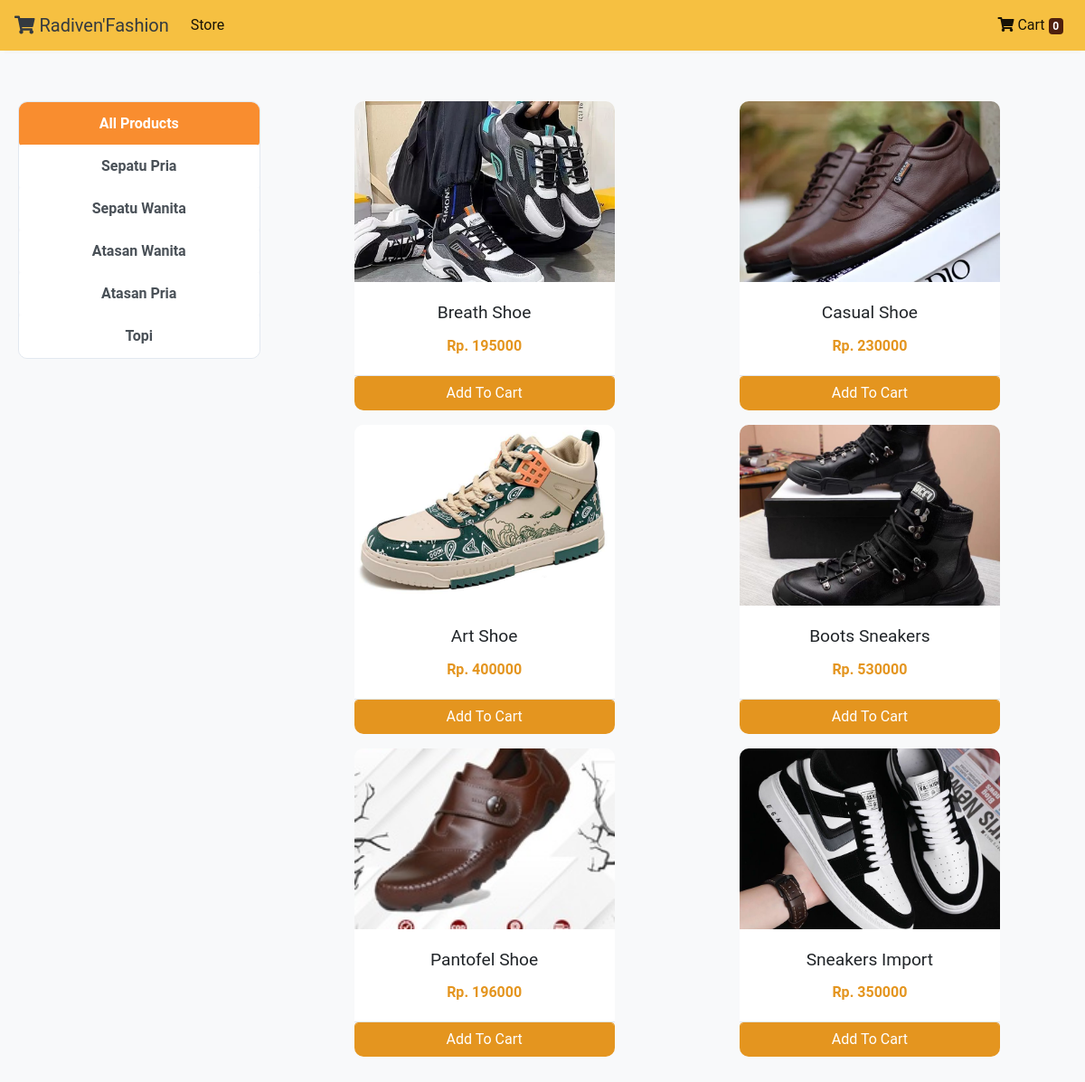
The app's page /store?category=2 with its own data.
### store/models/category.py (models this page shows, shortened)
class Category(models.Model):
    name= models.CharField(max_length=50)
    @staticmethod
    def get_all_categories():
        return Category.objects.all()

### store/models/product.py (models this page shows, shortened)
class Products(models.Model):
    name = models.CharField(max_length=60)
    price= models.IntegerField(default=0)
    category= models.ForeignKey(Category,on_delete=models.CASCADE,default=1 )
    description= models.CharField(max_length=250, default='', blank=True, null= True)
    image= models.ImageField(upload_to='uploads/products/')
    @staticmethod
    def get_all_products_by_categoryid(category_id):
        if category_id:
            return Products.objects.filter (category=category_id)
        else:
            return Products.get_all_products();

### store/views/home.py (the view)
# urls.py: path('' , include('store.urls'))
def store(request):
    cart = request.session.get('cart')
    if not cart:
        request.session['cart'] = {}
    products = None
    categories = Category.get_all_categories()
    categoryID = request.GET.get('category')
    if categoryID:
        products = Products.get_all_products_by_categoryid(categoryID)
    else:
        products = Products.get_all_products();
    data = {}
    data['products'] = products
    data['categories'] = categories
    print('you are : ', request.session.get('email'))
    return render(request, 'index.html', data)

### store/templatetags/cart.py (called while the page is built)
@register.filter (name='is_in_cart')
def is_in_cart(product, cart):
    keys = cart.keys ()
    for id in keys:
        if int (id) == product.id:
            return True
    return False;

### store/templates/index.html (shortened to what this page needs)
{% extends 'base.html' %}
{% block content %}
{% load cart %}
{% load custom_filter %}
<div class="container-fluid mt-3">
	<div class="row">
		<div class="col-lg-3 mx-auto">
			<div class="list-group">
				<a href="/" class="list-group-item list-group-item-action btn btn-outline-success">All Products</a>
				{% for category in categories %}
				<a href="/?category={{category.id}}"
					class="list-group-item list-group-item-action btn btn-outline-success ">{{category.name}}</a>
				{% endfor %}
			</div>
		</div>
		<div id='products' class="col-lg-9 mx-auto">
			<div class="row mx-auto">
				{% for product in products %}
				<div class="card mx-auto mb-3" id={{product.id}} style="width: 18rem;">
					<img class="card-img-top" src="{{product.image.url}}" alt="Card image cap">
					<div class="card-body">
						<p class="card-title">{{product.name}}</p>
						<p class="card-text"><b>Rp. {{product.price}}</b></p>
					</div>
					<div class="card-footer p-0 no-gutters">
						{% if product|is_in_cart:request.session.cart %}
						<div class="row no-gutters">
							<form action="/#{{product.id}}" class="col-2 " method="post">
								{% csrf_token %}
								<input hidden type="text" name='product' value='{{product.id}}'>
								<input hidden type="text" name='remove' value='True'>
								<input type="submit" value=" - " class="btn btn-block btn-success border-right">
							</form>
							<div class="text-center col btn btn-success">{{product|cart_quantity:request.session.cart}} in Cart</div>
							<form action="/#{{product.id}}" class="col-2 " method="post">
								{% csrf_token %}
								<input hidden type="text" name='product' value='{{product.id}}'>
								<input type="submit" value=" + " class="btn btn-block btn-success border-left">
							</form>
						</div>
						{% else %}
						<form action="/#{{product.id}}" method="POST" class="btn-block">
							<input type="submit" class="float-right btn btn-success form-control"
								value="Add To Cart">
						</form>
						{% endif %}
					</div>
				</div>
				{% endfor %}
			</div>
		</div>
	</div>
</div>
{% endblock %}

### store/templates/base.html (style rules this page uses)
body { font-family: "Roboto", sans-serif; background-color: #f8f9fa; }
.container-fluid { padding: 20px; }
.col-lg-3 { margin-top: 20px; }
.list-group { border: 1px solid #e2e8f0; border-radius: 10px; overflow: hidden; }
.list-group-item { border: none; cursor: pointer; transition: background-color 0.3s ease, transform 0.2s ease; }
.list-group-item:first-child { padding: 12px 20px; font-weight: bold; background-color: #f98d2f; color: #fff; }
.list-group-item-action { text-align: center; font-weight: bold; }
#products { padding: 20px; }
.card { border: none; border-radius: 10px; overflow: hidden; transition: transform 0.3s ease, box-shadow 0.3s ease; }
.card-img-top { height: 200px; object-fit: cover; }
.card-body { text-align: center; }
.card-title { font-size: 1.2em; margin-bottom: 10px; }
.card-text b { color: #e4951f; }
.card-footer { background-color: #f8f9fa; border-top: 1px solid #e2e8f0; padding: 10px; }
.btn-success { background-color: #e4951f; border-color: #e4951f; }

### records on screen
Category: name "Sepatu Pria"
Category: name "Sepatu Wanita"
Category: name "Atasan Wanita"
Category: name "Atasan Pria"
Category: name "Topi"
Products: image (picture), name "Breath Shoe", price "195000"
Products: image (picture), name "Casual Shoe", price "230000"
Products: image (picture), name "Art Shoe", price "400000"
Products: image (picture), name "Boots Sneakers", price "530000"
Products: image (picture), name "Pantofel Shoe", price "196000"
Products: image (picture), name "Sneakers Import", price "350000"

### other values on screen
{{ request.session.cart.keys|length }} "0"
